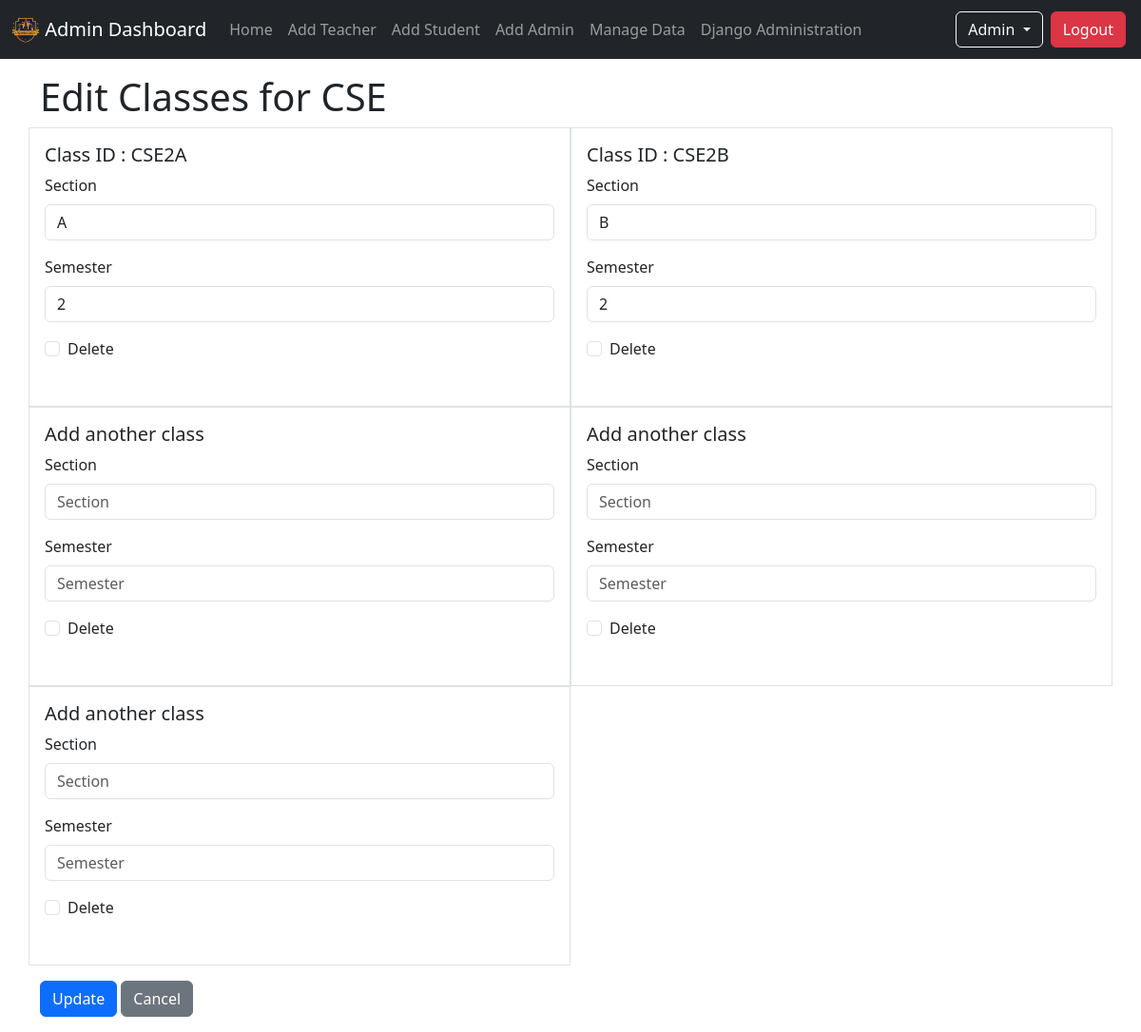
Page /admin_home/manage_data/department/CSE/class/edit (signed in) on the committed database.
### info/models.py (models this page shows, shortened)
class User(AbstractUser):
    is_student = models.BooleanField(default=False, verbose_name='Student Status')
    is_teacher = models.BooleanField(default=False, verbose_name='Teacher Status')
    is_hod = models.BooleanField(default=False, verbose_name='HOD Status')

class Class(models.Model):
    department = models.ForeignKey(Department, on_delete=models.CASCADE)
    id = models.CharField(max_length=50, primary_key=True)
    section = models.CharField(max_length=50)
    semester = models.IntegerField()
    class Meta:
        verbose_name_plural = 'Classes'

class Department(models.Model):
    id = models.CharField(max_length=50, primary_key=True)
    name = models.CharField(max_length=200)
    def get_absolute_url(self):
        return reverse('info:department_detail', kwargs={'pk': self.pk})

### info/views.py (the view, shortened to what this page needs)
# urls.py: path('admin_home/manage_data/department/<str:pk>/class/edit', views.DepartmentClassEditView.as_view(), name = 'department_class_edit'),
class DepartmentClassEditView(LoginRequiredMixin, SingleObjectMixin, FormView):
    model = Department
    template_name = 'info/admin/department_class_edit.html'
    def get(self, request, *args, **kwargs):
        self.object = self.get_object(queryset=Department.objects.all())
        if not request.user.is_superuser:
            return redirect('info:unauthorize_view')
        return super().get(request, *args, **kwargs)
    def get_form(self, form_class = None):
        return DepartmentClassFormset(**self.get_form_kwargs(), instance=self.object)

### info/templates/info/admin/department_class_edit.html (shortened to what this page needs)
{% extends 'base_master.html' %}
{% load django_bootstrap5 %}
{% block content %}
    <div class="container">
        <h1>
            {% if form.forms.0.instance.department.id %}
                Edit Classes for {{form.forms.0.instance.department.id}}
            {% else %}
                Add Classes for {{department.name}}
            {% endif %}
        </h1>
        <form action="" method="post" enctype="multipart/form-data">
            <div class="row">
                {% for class_form in form.forms %}
                <div class="col-md-6 border p-3">
                    <h5>
                        {% if class_form.instance.id %}
                            Class ID : {{class_form.instance.id}}
                        {% else %}
                            {% if form.forms|length > 1 %}
                                Add another class
                            {% else %}
                                Add a class
                            {% endif %}
                        {% endif %}
                    </h5>
                    <table class="table">
                        {% bootstrap_form class_form layout='horizontal' %}
                    </table>
                </div>
            {% endfor %}
            </div>
            <p class="mt-3">
                <button type="submit" class="btn btn-primary" value="Update">Update</button>
                <a href="{{department.get_absolute_url}}" class="btn btn-secondary">Cancel</a>
            </p>
        </form>
    </div>
{% endblock content %}

### templates/includes/navbar.html (shortened to what this page needs)
{% load static %}
<nav class="navbar navbar-expand-sm navbar-dark bg-dark" aria-label="University Navbar">
  <div class="container-fluid">
    <a class="navbar-brand" href="/">
      <img src="{% static 'info/img/univ-logo.png' %}" alt="Logo" width="30" class="d-inline-block align-text-top">
      {% if request.user.is_authenticated  %}
        {% if request.user.is_student %}
          Student Dashboard
        {% elif request.user.is_teacher %}
          Teacher Dashboard
        {% else %}
          Admin Dashboard
        {% endif %}
      {% else %}
        University
      {% endif %}
    </a>
    <div class="collapse navbar-collapse" id="navbar">
      <ul class="navbar-nav me-auto mb-2 mb-sm-0">
        {% if request.user.is_authenticated  %}
          {% if request.user.is_student %}
            <li class="nav-item">
                <a class="nav-link" href="{% url 'info:student_view' %}">Home</a>
            </li>
            <li class="nav-item">
              <a class="nav-link" href="{% url 'info:student_attendance' request.user.student.roll_number %}">Attendance</a>
            </li>
            <li class="nav-item">
              <a class="nav-link" href="{% url 'info:student_marks' request.user.student.roll_number %}">Marks</a>
            </li>
            <li class="nav-item">
              <a class="nav-link" href="{% url 'info:student_timetable' request.user.student.class_id_id %}">Timetable</a>
            </li>
          {% else %}
            <li class="nav-item">
                <a class="nav-link" href="{% url 'info:admin_view' %}">Home</a>
            </li>
            <li class="nav-item">
              <a class="nav-link" href="{% url 'info:teacher_create' %}">Add Teacher</a>
            </li>
            <li class="nav-item">
              <a class="nav-link" href="{% url 'info:student_create' %}">Add Student</a>
            </li>
            <li class="nav-item">
              <a class="nav-link" href="{% url 'info:create_admin_user' %}">Add Admin</a>
            </li>
            <li class="nav-item">
              <a class="nav-link" href="{% url 'info:manage_data_nav' %}">Manage Data</a>
            </li>
            <li class="nav-item">
              <a class="nav-link" href="/admin" target="_blank">Django Administration</a>
            </li>
          {% endif %}
        {% endif %}
      </ul>
      <ul class="navbar-nav mb-2 mb-sm-0">
        <li class="nav-item dropdown">
          {% if request.user.is_authenticated %}
            <button class="btn btn-outline-light dropdown-toggle text-capitalize" type="button" data-bs-toggle="dropdown" data-bs-auto-close="true" aria-expanded="false">
              {% if request.user.is_teacher %}
                {{request.user.teacher.name}}
              {% elif request.user.is_student %}
                {{request.user.student.name}}
              {% else %}
                {{request.user.username}}
              {% endif %}
            </button>
            <a class="btn btn-danger m-1" href="{% url 'account_logout' %}">Logout</a>
          {% else %}
            <a class="btn btn-outline-light m-1" href="{% url 'account_login' %}">Login</a>
          {% endif %}
        </li>
      </ul>
    </div>
  </div>
</nav>

### rows in the picture
User: user.username "Admin"
Class: forms.0.instance.department.id "CSE", instance.id "CSE2A"
Class: instance.id "CSE2B"
